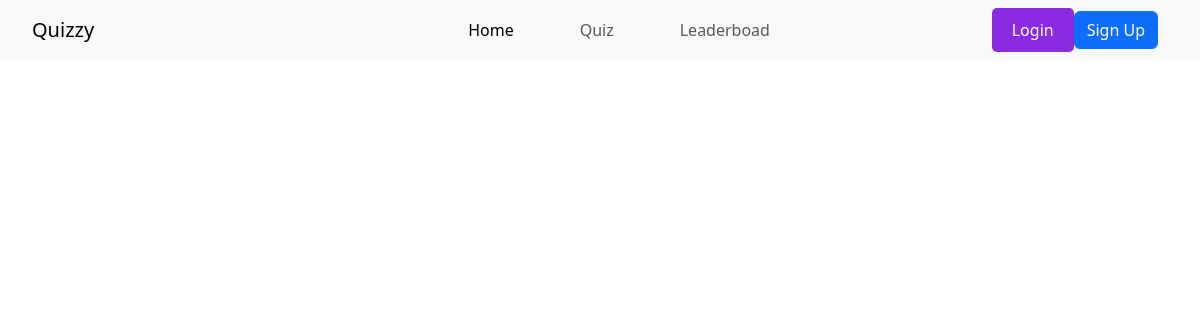
The app's page /leaderboard/, older data.
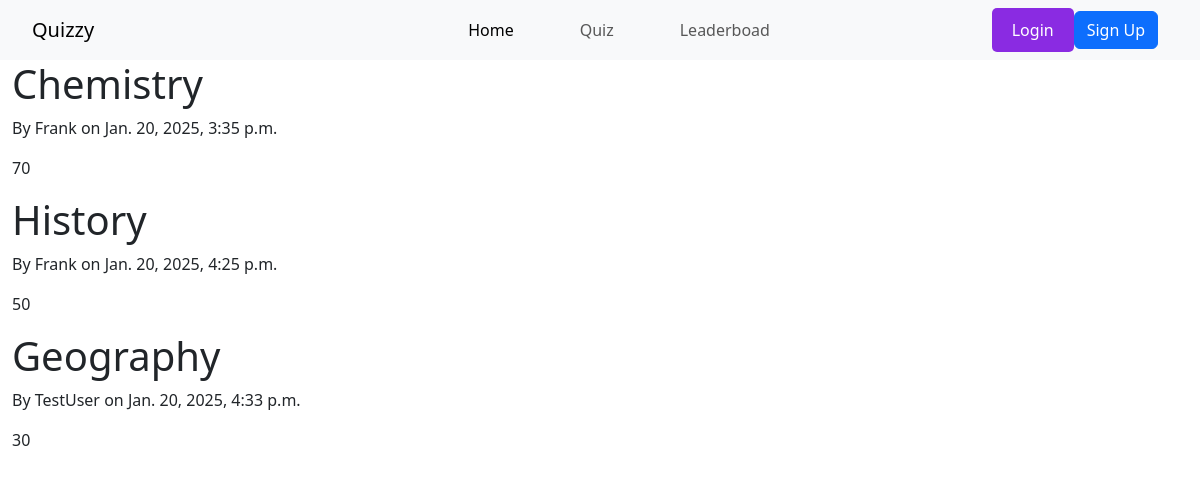
The same page, newer data.
### quiz/models.py (models this page shows, shortened)
class Results(models.Model): # Results model
    title = models.CharField(max_length=100)
    marks = models.IntegerField()
    date_done = models.DateTimeField(default=timezone.now)
    player = models.ForeignKey(User, on_delete=models.CASCADE)

### quiz/views.py (the view)
# urls.py: path('leaderboard/', views.leaderboard, name='quiz-leaderboard'),
def leaderboard(request):
    context = {
        'results': Results.objects.all()
    }
    return render(request,'quiz/leaderboard.html', context)

### quiz/templates/quiz/leaderboard.html
{% extends "quiz/base.html" %}
{% block content %}
    {% for result in results %}
        <h1>{{ result.title }}</h1>
        <p>By {{ result.player }} on {{ result.date_done }}</p>
        <p>{{ result.marks }}</p>
    {% endfor %}
{% endblock content %}

### quiz/templates/quiz/base.html (shortened to what this page needs)
{% load static %}
<!doctype html>
<html lang="en">
    <head>
        <link href="https://cdn.jsdelivr.net/npm/bootstrap@5.3.3/dist/css/bootstrap.min.css" rel="stylesheet">
        <link rel="stylesheet" type="text/css" href="{% static 'quiz/main.css' %}">
    </head>
    <body>
        <nav class="navbar navbar-expand-lg bg-body-tertiary">
            <div class="container-fluid" id="navbarItemsContainer">
              <a class="navbar-brand" href="{% url 'quiz-home' %}">Quizzy</a>
              <div class="collapse navbar-collapse" id="navbarSupportedContent">
                <ul class="navbar-nav me-auto mb-2 mb-lg-0 nav-items-ul">
                  <li class="nav-item">
                    <a class="nav-link active" aria-current="page" href="{% url 'quiz-home' %}">Home</a>
                  </li>
                  <li class="nav-item">
                    <a class="nav-link" href="#">Quiz</a>
                  </li>
                  <li class="nav-item">
                    <a class="nav-link" href="{% url 'quiz-leaderboard' %}">Leaderboad</a>
                  </li>
                </ul>
                  {% if user.is_authenticated %}
                  <a class="nav-item nav-link" href="{% url 'profile' %}">Profile</a>
                  <form method="POST" action="{% url 'logout' %}" style="display: inline;">
                    {% csrf_token %}
                    <button type="submit" class="btn btn-link">Log Out</button>
                </form>
                  {% else %}
                    <a class="btn btn-outline-success btn-lg bg-login" href="{% url 'login' %}" role="button">Login</a>
                    <a class="btn btn-primary" href="{% url 'register' %}" role="button">Sign Up</a>
                  {% endif %}
              </div>
            </div>
          </nav>
        <div class="container-fluid">
          {% block content %}{% endblock %}
        </div>
    </body>
</html>

### quiz/static/quiz/main.css (style rules this page uses)
#navbarItemsContainer { margin-left: 20px; margin-right: 30px; }
#navbarSupportedContent .nav-items-ul { margin-left: 350px; display: flex; column-gap: 50px; }
#navbarSupportedContent .bg-login { background-color: blueviolet; color: white; border: none; padding: 10px 20px; border-radius: 5px; font-size: 16px; }

Row changes from the older to the newer data that the page shows:
added Results: title "Chemistry", player "Frank", date_done "Jan. 20, 2025, 3:35 p.m.", marks "70"
added Results: title "History", player "Frank", date_done "Jan. 20, 2025, 4:25 p.m.", marks "50"
added Results: title "Geography", player "TestUser", date_done "Jan. 20, 2025, 4:33 p.m.", marks "30"
